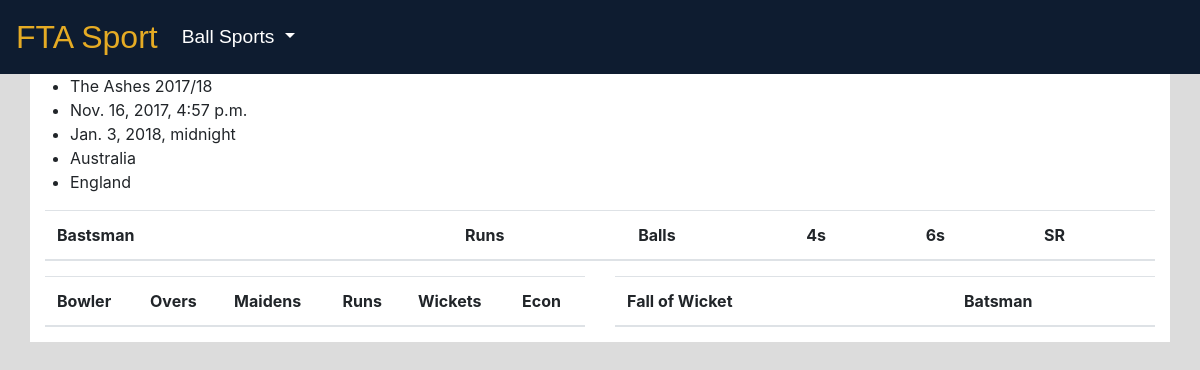
The app's page /cricket-view/scorecard/1/, older data.
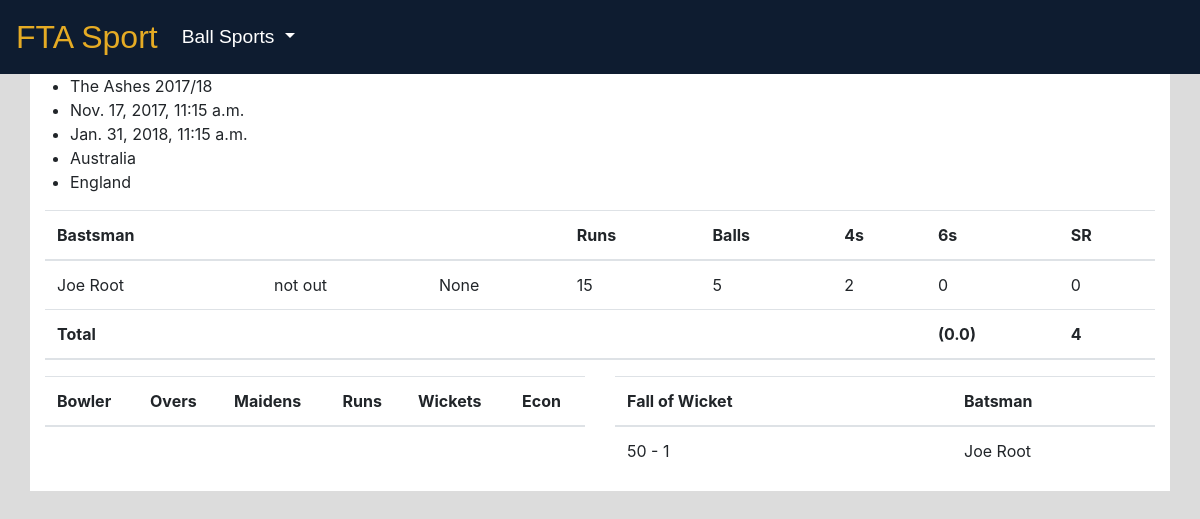
The same page, newer data.
### sports/models.py (models this page shows, shortened)
class Sport_Category(models.Model):
    name = models.CharField(max_length=100, db_index=True)
    category_slug = models.SlugField(max_length=100, db_index=True)

class Team(models.Model):
    sport = models.ForeignKey('Sport', on_delete=models.CASCADE)
    country = CountryField()
    team_name = models.CharField(max_length=250)
    gender = models.ForeignKey('Gender', on_delete=models.CASCADE)
    tier = models.ForeignKey('Tier', on_delete=models.CASCADE)
    def __str__(self):
       return self.team_name

### cricket/models.py (models this page shows, shortened)
class Match(models.Model):
    tour = models.ForeignKey('Tour', on_delete=models.CASCADE)
    start_date = models.DateTimeField(blank=True)
    end_date = models.DateTimeField(blank=True)
    home_team = models.ForeignKey('sports.Team', on_delete=models.CASCADE, related_name='cricket_home_team')
    away_team = models.ForeignKey('sports.Team', on_delete=models.CASCADE, related_name='cricket_away_team')

class Tour(models.Model):
    name = models.CharField(max_length=200)
    tier_level = models.ForeignKey('sports.Tier')
    country = CountryField()
    def __str__(self):
        return self.name

class BattingDetail(models.Model):
    STATUS_CHOICES = (
        ('not out', 'not out'),
        ('bowled', 'bowled'),
        ('caught', 'caught'),
        ('lbw', 'lbw'),
        ('stumped', 'stumped'),
        ('ran-out', 'ran-out'),
        ('retired-hurt', 'retired-hurt'),
        ('retired-out', 'retired-out'),
        ('timed-out', 'timed-out'),
        ('handled-the-ball', 'handled-the-ball'),
    )
    innings = models.ForeignKey(InningsScorecard)
    player = models.ForeignKey(CricketPlayer)
    runs = models.IntegerField(default=0)
    balls_faced = models.IntegerField(default=0)
    fours = models.IntegerField(default=0)
    sixes = models.IntegerField(default=0)
    strike_rate = models.IntegerField(default=0)
    status = models.CharField(max_length=15, choices=STATUS_CHOICES, default='not out')
    bowled_by = models.ForeignKey('BowlingDetail', blank=True, null=True, on_delete=models.CASCADE, related_name='bowled_by')
    caught_by = models.ForeignKey(CricketPlayer, blank=True, null=True, on_delete=models.CASCADE, related_name='caught_by')
    def __str__(self):
        return str(self.player)

class CricketPlayer(models.Model):
    first_name = models.CharField(max_length=50, blank=True)
    second_name = models.CharField(max_length=50, blank=True)
    international_team = models.ForeignKey('sports.Team', on_delete=models.CASCADE, related_name='cricket_international_team')
    domestic_teams = models.ManyToManyField('sports.Team', related_name='cricket_domestic_teams')
    def __str__(self):
        return self.first_name + ' ' + self.second_name

class InningsScorecard(models.Model):
    fixture = models.ForeignKey(Match)
    team = models.ForeignKey(Team)
    runs = models.IntegerField(default=0)
    wides = models.IntegerField(default=0)
    no_ball = models.IntegerField(default=0)
    leg_byes = models.IntegerField(default=0)
    byes = models.IntegerField(default=0)
    penelty_runs = models.IntegerField(default=0)
    wickets = models.IntegerField(default=0)
    overs = models.FloatField(default=0.0)

class FallofWicket(models.Model):
    match = models.ForeignKey(Match, blank=True, null=True, on_delete=models.CASCADE, related_name='match_wickets')
    innings = models.ForeignKey(InningsScorecard, blank=True, null=True, on_delete=models.CASCADE, related_name='innings_wickets')
    batsman = models.ForeignKey(BattingDetail, blank=True, null=True, on_delete=models.CASCADE, related_name='batsman_dismissed')
    wicket = models.IntegerField()
    runs = models.IntegerField()

### cricket/views.py (the view)
# urls.py: url(r'^scorecard/(?P<pk>\d+)/$', cricket.CricketDetail.as_view(), name='cricket-scorecard'),
class CricketDetail(generic.DetailView): #maybe change to a list view?
    model = Match
    template_name="cricket/cricket_scorecard.html"
    context_object_name='cricket_score_card'
    def get_context_data(self, **kwargs):
        context = super(CricketDetail, self).get_context_data(**kwargs)
        context['tour'] = Tour.objects.all()
        context['inningsscorecard'] = InningsScorecard.objects.filter(id=self.object.pk)
        context['battingdetail'] = BattingDetail.objects.filter(id=self.object.pk)
        context['bowlingdetail'] = BowlingDetail.objects.filter(id=self.object.pk)
        context['cricketplayer'] = CricketPlayer.objects.filter(id=self.object.pk)
        context['fallofwicket'] = FallofWicket.objects.filter(id=self.object.pk)
        return context
    def get_object(self):
        obj = get_object_or_404(
            self.model,
            pk=self.kwargs['pk'])
        return obj

### context_processors/menu/context_processors.py (called while the page is built)
def categories(request):
    all_categories = Sport_Category.objects.all()
    return {
        'categories': all_categories,
    }

### django_countries/fields.py (called while the page is built)
def country_to_text(value):
    if hasattr(value, 'code'):
        value = value.code
    if value is None:
        return None
    return force_text(value)

    def __set__(self, instance, value):
        if self.field.multiple:
            if isinstance(value, (basestring, Country)):
                value = force_text(value).split(',')
            value = [
                country_to_text(code) for code in value
                if country_to_text(code)]
        else:
            value = country_to_text(value)
        instance.__dict__[self.field.name] = value

    def get_internal_type(self):
        return "CharField"

### cricket/templates/cricket/cricket_scorecard.html (shortened to what this page needs)
{% include "base.html" %}
{% block content %}
<div class="container">
  <div class="row">
    <ul>
      <li>{{ object.tour }}</li>
      <li>{{ object.start_date }}</li>
      <li>{{ object.end_date }}</li>
      <li>{{ object.home_team }}</li>
      <li>{{ object.away_team }}</li>
    </ul>
    <div class="col-12">
      <table class="table table-hover">
        <thead class="thead-inverse">
          <tr>
            <th>Bastsman</th>
            <th></th>
            <th></th>
            <th>Runs</th>
            <th>Balls</th>
            <th>4s</th>
            <th>6s</th>
            <th>SR</th>
          </tr>
        </thead>
        <tbody>
          <tr>
              {% for task in battingdetail %}
                <td>{{task}}</td>
                <td>{{task.status}}</td>
                <td>{{task.bowled_by}}</td>
                <td>{{task.runs}}</td>
                <td>{{task.balls_faced}}</td>
                <td>{{task.fours}}</td>
                <td>{{task.sixes}}</td>
                <td>{{task.strike_rate}}</td>
              {% endfor %}
          </tr>
        </tbody>
        <thead class="thead-inverse">
          <tr>
            {% for innings in inningsscorecard %}
            <th>Total</th>
            <th></th>
            <th></th>
            <th></th>
            <th></th>
            <th></th>
            <th>({{innings.overs}})</th>
            <th>{{innings.runs}}</th>
            {% endfor %}
          </tr>
        </thead>
      </table>
    </div>
  </div>
  <div class="row">
    <div class="col-md-6 col-sm-12">
      <table class="table table-hover">
        <thead class="thead-inverse">
          <tr>
            <th>Bowler</th>
            <th>Overs</th>
            <th>Maidens</th>
            <th>Runs</th>
            <th>Wickets</th>
            <th>Econ</th>
          </tr>
        </thead>
      </table>
    </div>
    <div class="col-md-6 col-sm-12">
      <table class="table table-hover">
        <thead class="thead-inverse">
          <tr>
            <th>Fall of Wicket</th>
            <th></th>
            <th>Batsman</th>
          </tr>
        </thead>
        <tbody>
          <tr>
              {% for wicket in fallofwicket %}
                <td>{{wicket.runs}} - {{wicket.wicket}}</td>
                <td></td>
                <td>{{wicket.batsman}}</td>
              {% endfor %}
          </tr>
        </tbody>
    </div>
  </div>
</div>
{% endblock %}

### templates/base.html (shortened to what this page needs)
<!DOCTYPE html>
<html>
  <head>
      {% load bootstrap4 %}
      {% load static %}
      {% bootstrap_css %}
      <link rel="stylesheet" href="{% static 'css/main-style.css' %}">
      <link rel="stylesheet" href="{% static 'flags/sprite.css' %}">
      <link rel="stylesheet" href="{% static 'font-awesome/font-awesome-4.7.0/css/font-awesome.css' %}">
  </head>
  <body>
{% block main_menu %}
  {% include "main_menu.html" %}
{% endblock %}
  </body>
</html>

### templates/main_menu.html (shortened to what this page needs)
{% extends "base.html" %}
{% block main_menu %}
<nav class="navbar navbar-expand-lg main-nav">
  <a class="navbar-brand" href="{% url 'sports:index' %}">FTA Sport</a>
  <div class="collapse navbar-collapse" id="navbarSupportedContent">
    <ul class="navbar-nav mr-auto">
      {% for sport_category in categories %}
      <li class="nav-item dropdown">
        <a class="nav-link dropdown-toggle" href="#" id="navbarDropdown" role="button" data-toggle="dropdown" aria-haspopup="true" aria-expanded="false">
          {{ sport_category.name }}
        </a>
      </li>
      {% endfor %}
    </ul>
  </div>
</nav>
{% endblock %}

### static/css/main-style.css (style rules this page uses)
body { background-color:#dcdcdc }
.container { background-color:white }
.main-nav { background-color:#0E1C30;color:white;font-family:arial }
.main-nav a { font-size:1.2rem;color:white }
.main-nav .navbar-brand { font-size:2rem;color:#E5AB24 }
a { color:green }
a { color:#0E1C30 }

Row changes from the older to the newer data that the page shows:
changed Match "Australia": start_date "Nov. 16, 2017, 4:57 p.m." → "Nov. 17, 2017, 11:15 a.m."; end_date "Jan. 3, 2018, midnight" → "Jan. 31, 2018, 11:15 a.m."
added BattingDetail: player.second_name "Joe Root", status "not out", bowled_by "None", runs "15", balls_faced "5", fours "2", sixes "0", strike_rate "0"
added InningsScorecard: overs "0.0", runs "4"
added FallofWicket: runs "50", wicket "1", batsman "Joe Root"
